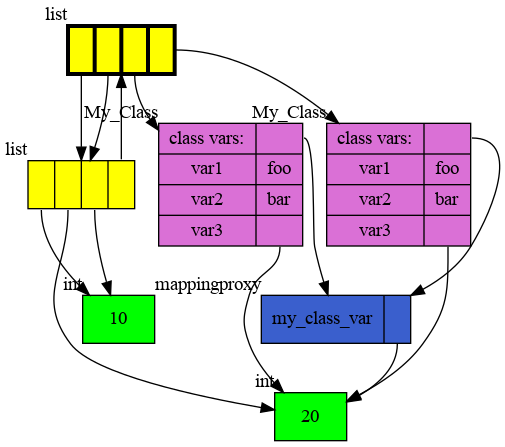

Recreate this plot in Python.
import memory_graph

memory_graph.graphviz_nodes.layout_vertical = False                       # draw lists,tuples,sets,... horizontally
memory_graph.graphviz_nodes.type_category_to_color_map['list'] = 'yellow' # change color of 'list' types
memory_graph.rewrite_to_node.reduce_reference_types.remove(int)           # draw references to 'int' types

my_list = [10, 20, 10]

class My_Class:
    my_class_var = 20 # class variable: shared by different objects
    
    def __init__(self):
        self.var1 = "foo"
        self.var2 = "bar"
        self.var3 = 20

obj1 = My_Class()
obj2 = My_Class()

data=[my_list, my_list, obj1, obj2]

my_list.append(data) # recursive reference

memory_graph.render( data ,'example3.png', block=False)
